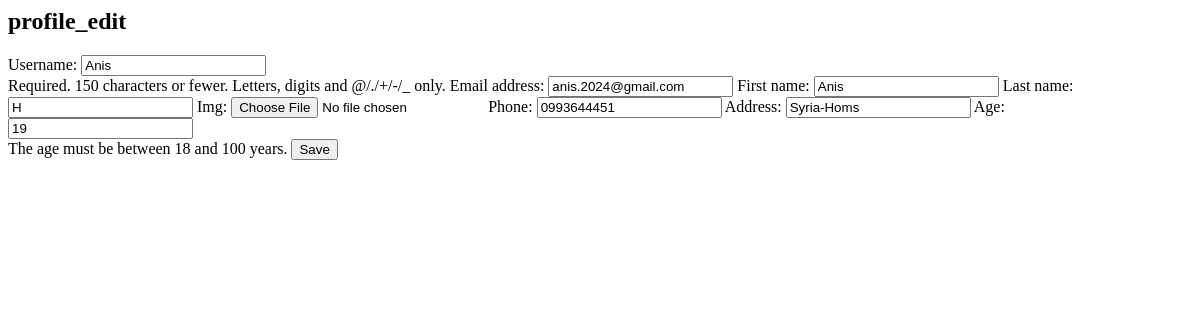
Before: /api/profile_edit (signed in) with the older database file.
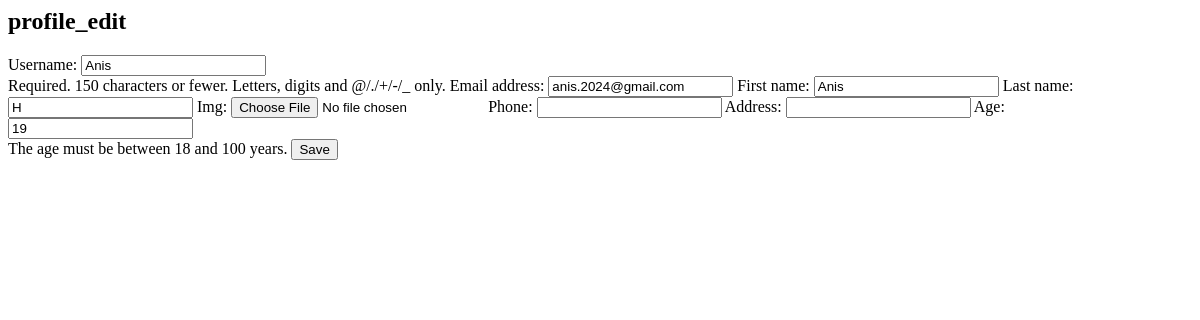
After: the same page with the newer database file.
### accounts/models.py (models this page shows, shortened)
class Profile(models.Model):
    user = models.OneToOneField(User, on_delete=models.CASCADE)
    img = models.ImageField(upload_to='photos/', height_field='height', width_field='width', null=True, blank=True)  # user_upload_to
    height = 5 # models.PositiveIntegerField(default=5)
    width = 5 # models.PositiveIntegerField(default=5)
    phone = models.CharField(max_length=10, null=True, unique=True,
                            validators=[
                                RegexValidator(
                                                regex=r'^\d{10}$',
                                                message='The phone must be 10 numbers long.',
                                                code='invalid_phone'
                                ),
                            ])
    address = models.CharField(max_length=50 , blank=True,null=True)
    age = models.PositiveIntegerField(default=19,
        validators=[
                    MinValueValidator(19),
                    MaxValueValidator(80)
        ],
        help_text="The age must be between 18 and 100 years."
    )
    date_created = models.DateTimeField(auto_now_add=True)

### accounts/views.py (the view)
# urls.py: path('profile_edit', views.profile_edit , name = 'profile_edit'),
def profile_edit(request):
    profile = Profile.objects.get(user=request.user)
    if request.method == 'POST':
        userform = UserForm(request.POST,instance=request.user)
        profile_form = ProfileForm(request.POST,instance=profile)
        if userform.is_valid() and profile_form.is_valid():
            userform.save()
            myform = profile_form.save(commit=False)
            myform.user = request.user
            myform.save()
            return redirect('/accounts/profile')
    else:
        userform = UserForm(instance=request.user)
        profile_form = ProfileForm(instance=profile)
    return render(request , 'profile/profile_edit.html',{
        'userform' : userform ,
        'profileform' : profile_form,
    })

### accounts/forms.py
class UserForm(forms.ModelForm):
    class Meta:
        model = User
        fields = ['username','email','first_name','last_name']

class ProfileForm(forms.ModelForm):
    class Meta:
        model = Profile
        fields = ['img','phone','address','age']

### accounts/templates/profile/profile_edit.html (shortened to what this page needs)
<h2>profile_edit</h2>
<form action='' method='POST'>
    {{userform }}
    {{profileform }}
    <input name="" id="" class="btn btn-primary" type="submit" value="Save" >
</form>

Changed rows visible on the page:
no longer on this page (row edited): Profile: phone "0993644451", address "Syria-Homs", age "19"
now on this page (row edited): Profile: age "19"
